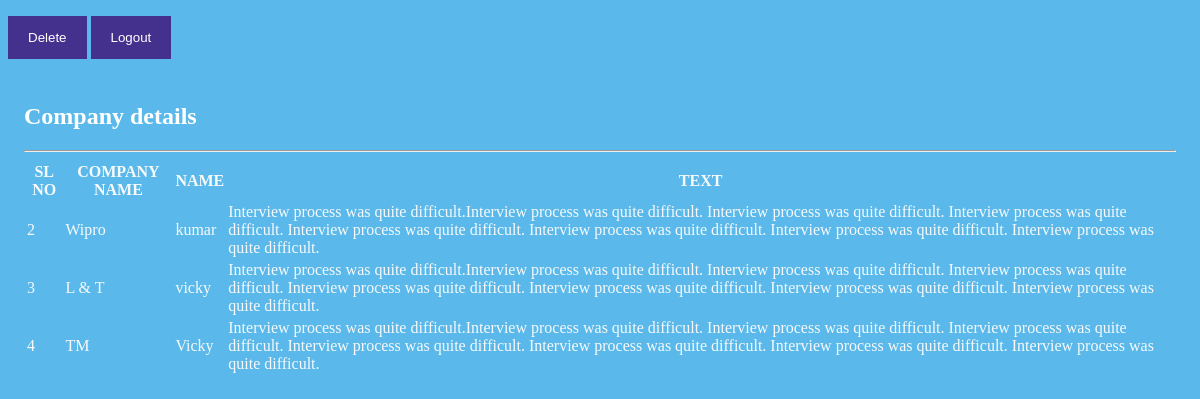
Page /vtext.php on the committed database.
### tables this page shows
CREATE TABLE IF NOT EXISTS `text` (
  `id` int(10) NOT NULL AUTO_INCREMENT,
  `cmpname` varchar(50) NOT NULL,
  `sname` varchar(30) NOT NULL,
  `text` varchar(900) NOT NULL,
  PRIMARY KEY (`id`)
);

### vtext.php (the view, shortened to what this page needs)
<html>
<head>
  <link rel="stylesheet" href="honey.css">
</head>
<body style="background-image:url('images/bla.jpg');background-repeat: no-repeat;background-size:  cover;">
<a href="reject.php"><button onclick="document.getElementById('id03').style.display='block'" style="width:auto;">Delete</button></a>
<a href="index.php"><button onclick="document.getElementById('id03').style.display='block'" style="width:auto;">Logout</button></a>
<div class="main">
<div class="container">
<h2 style="color:white">Company details</h2>
<hr>
<?php
$select=mysql_query("select * from text");
echo '<table class="table">';
echo'<tr><th>SL NO</th><th>COMPANY NAME</th><th>NAME</th><th>TEXT</th></tr>';
while($row=mysql_fetch_array($select))
{
	$id=$row['id'];
	$cmpname=$row['cmpname'];
	$sname=$row['sname'];
	$text=$row['text'];
		echo '<tr>';
		echo '<td>' .$id.' </td>';
		echo '<td>'.$cmpname.' </td>';
		echo '<td>' . $sname.' </td>';
			echo '<td>' .$text.' </td>';
		echo '</tr>';
			}
			echo'</table>';
?>
</div>
</div>
</body>
</html>

### honey.css (style rules this page uses)
body { background:#5AB9EA; color: #F7F9FB; }
div { color:#44318D; }
body { width=auto; height=200px; // background-image:url("E:\project 6th\honeycomb\images.jpeg"); // background-color:#cccccc; }
button { background-color: #44318D; color: white; padding: 14px 20px; margin: 8px 0; border: none; cursor: pointer; width: 100%; }
.container { padding: 16px; }

### rows in the picture
text: id "2", cmpname "Wipro", sname "kumar", text "Interview process was quite difficult.Interview process was quite difficult. Interview process was quite difficult. Interview process was quite difficult. Interview process was quite difficult. Interview process was quite difficult. Interview process was quite difficult. Interview process was quite difficult."
text: id "3", cmpname "L & T", sname "vicky", text "Interview process was quite difficult.Interview process was quite difficult. Interview process was quite difficult. Interview process was quite difficult. Interview process was quite difficult. Interview process was quite difficult. Interview process was quite difficult. Interview process was quite difficult."
text: id "4", cmpname "TM", sname "Vicky", text "Interview process was quite difficult.Interview process was quite difficult. Interview process was quite difficult. Interview process was quite difficult. Interview process was quite difficult. Interview process was quite difficult. Interview process was quite difficult. Interview process was quite difficult."
